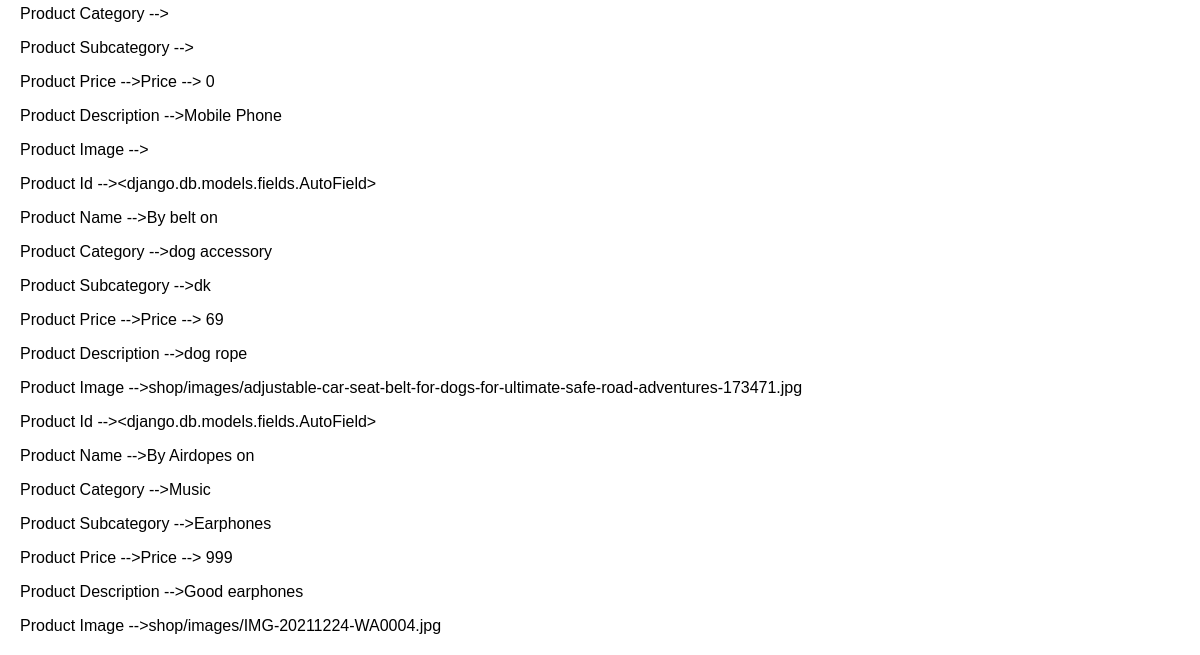
/shop/product/ (lower part), run on an earlier commit of the app's database.
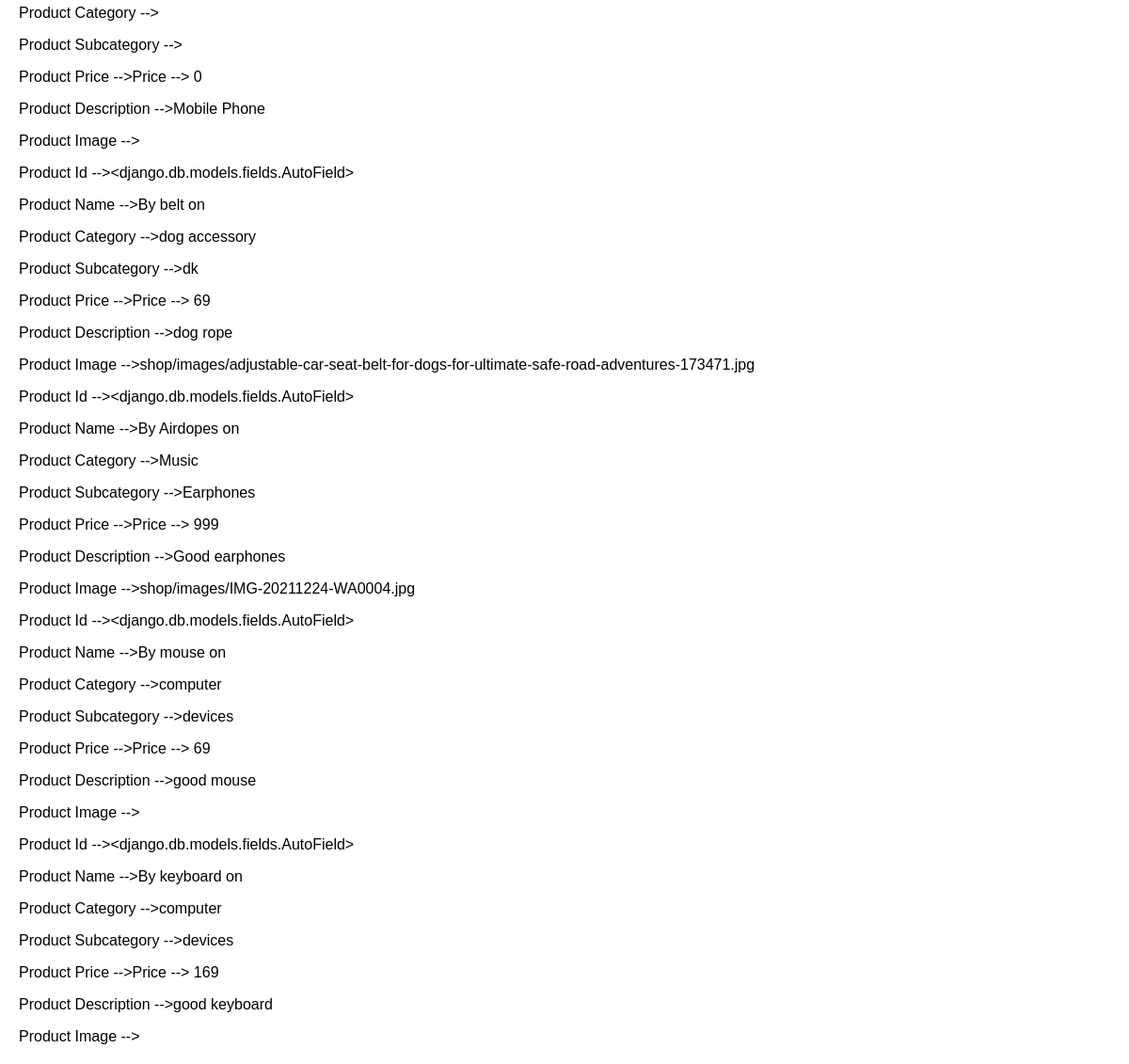
And on a later commit of the database.
### shop/models.py (models this page shows, shortened)
class Product(models.Model):
    product_id=models.AutoField#AutoField is used to keep unique ids read about them in django documentation @ https://docs.djangoproject.com/en/5.1/
    product_name=models.CharField(max_length=50)
    category=models.CharField(max_length=50,default="")
    subcategory=models.CharField(max_length=50,default="")
    price=models.IntegerField(default=0)
    desc=models.CharField(max_length=300)
    desc=models.CharField(max_length=300)
    publish_date=models.DateField()
    image=models.ImageField(upload_to="shop/images",default="")

### shop/views.py (the view)
# urls.py: path('product/',views.productlist,name="Product Items"),
def productlist(request):
    context = {
        'product':Product.objects.all()
    }
    return render(request,'shop/product.html',context)

### shop/templates/shop/product.html (shortened to what this page needs)
<!DOCTYPE html>
<html lang="en">
<head>
</head>
<body>
    {% for prd in product %}
       <p>Product Id -->{{prd.product_id}}</p>
       <p>Product Name -->By {{prd.product_name}} on {{prd.pub_date}}</p>
       <p>Product Category -->{{prd.category}}</p>
       <p>Product Subcategory -->{{prd.subcategory}}</p>
       <p>Product Price -->Price --> {{prd.price}}</p>
       <p>Product Description -->{{prd.desc}}</p>
       <p>Product Image -->{{prd.image}}</p>
       {% endfor %}
   </body>
</body>
</html>

What changed in the data, as far as the page shows it:
added Product: product_id "<django.db.models.fields.AutoField>", product_name "mouse", category "computer", subcategory "devices", price "69", desc "good mouse"
added Product: product_id "<django.db.models.fields.AutoField>", product_name "keyboard", category "computer", subcategory "devices", price "169", desc "good keyboard"
